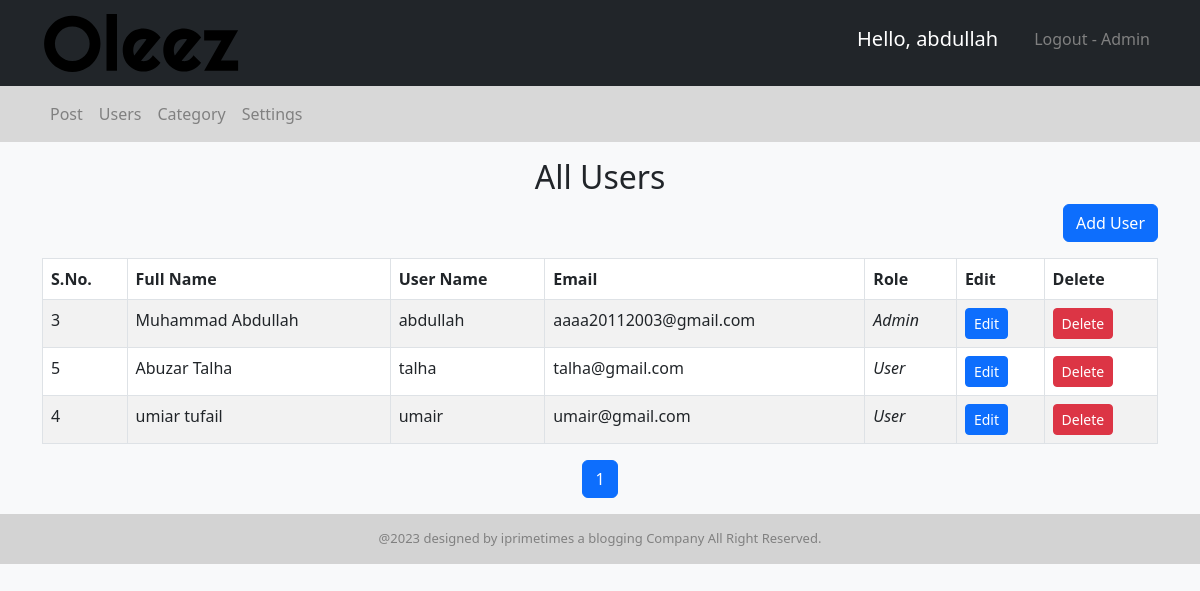
The app's page /admin/user.php (signed in), older data.
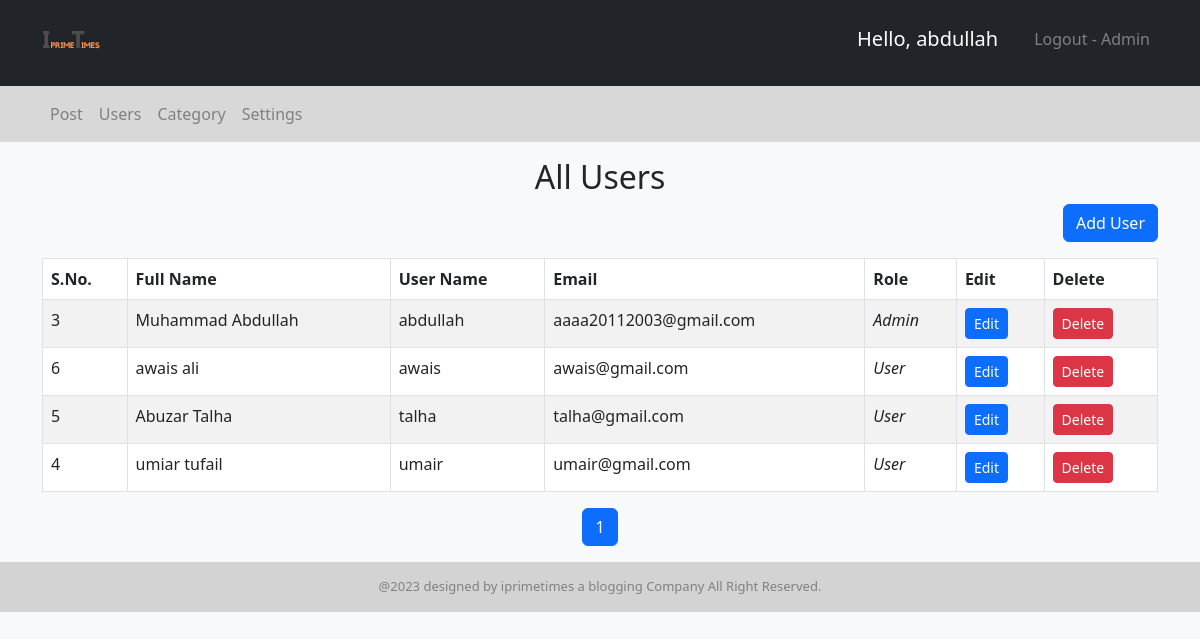
The same page, newer data.
### tables this page shows
CREATE TABLE `setting` (
  `setting_id` int(11) NOT NULL,
  `websitename` varchar(255) NOT NULL,
  `logo` varchar(255) NOT NULL,
  `footerdesc` text NOT NULL
);

CREATE TABLE `user` (
  `user_id` int(11) NOT NULL,
  `first-name` varchar(255) NOT NULL,
  `last-name` varchar(255) NOT NULL,
  `username` varchar(255) NOT NULL,
  `email` varchar(255) NOT NULL,
  `password` varchar(255) NOT NULL,
  `role` int(11) NOT NULL
);

### admin/user.php (the view, shortened to what the changed rows need)
<?php
    include "header.php";?>
<body>
  <div class="container mt-3">
    <h2 class="text-center mb-2">All Users</h2>
    <?php
    include "config.php";
    $limit = 5;
    if(isset($_GET['page'])){
        $page = $_GET['page'];
    }else{
        $page = 1;
    }
    $offset = ($page - 1) * $limit;
    $sql = "SELECT * FROM user ORDER BY role DESC, user_id DESC LIMIT $offset,$limit";
    $result = mysqli_query($conn, $sql) or die("Query failed");
    if(mysqli_num_rows($result)){
    ?>
    <table class="table table-bordered table-striped">
      <thead>
        <tr>
          <th>S.No.</th>
          <th>Full Name</th>
          <th>User Name</th>
          <th>Email</th>
          <th>Role</th>
          <th>Edit</th>
          <th>Delete</th>
        </tr>
      </thead>
      <tbody>
        <?php
            while ($row = mysqli_fetch_assoc($result)){
        ?>
        <tr>
          <td><?php echo $row['user_id'] ?></td>
          <td><?php echo $row['first-name']. " " . $row['last-name'] ?></td>
          <td><?php echo $row['username'] ?></td>
          <td><?php echo $row['email'] ?></td>
          <td><?php
            if($row['role'] == 1){
                echo "<i>Admin</i>";
            }else{
                echo "<i>User</i>";
            }
          ?></td>
          <td><a href="update-user.php?id=<?php echo $row['user_id']; ?>"><button name="edit" class="btn btn-sm btn-primary">Edit</button></a></td>
          <td><a href="delete-user.php?id=<?php echo $row['user_id']; ?>"><button name="delete" class="btn btn-sm btn-danger">Delete</button></a></td>
        </tr>
        <?php  } ?>
      </tbody>
    </table>
    <?php
    }
        $sql = "SELECT * FROM user";
        $result = mysqli_query($conn, $sql) or die("Query Failed!");
        $total_records = mysqli_num_rows($result);
        $limit = 5  ;
        $total_page = ceil($total_records/$limit);
        echo '<ul class="pagination justify-content-center">';
        for($i=1; $i<=$total_page; $i++){
            if($i==$page){
                $active = "active";
            }else{
                $active = "";
            }
            echo '<li class="page-item '.$active.'"><a class="page-link" href="user.php?page='.$i.'">'.$i.'</a></li>';
        }
        echo '</ul>';
    ?>
  </div>
<?php include "footer.php"; ?>

### admin/header.php (shortened to what the changed rows need)
<!DOCTYPE html>
<html lang="en">
<head>
  <link rel="stylesheet" href="https://cdnjs.cloudflare.com/ajax/libs/twitter-bootstrap/5.3.0/css/bootstrap.min.css">
</head>
<body>
  <header>
    <nav class="navbar navbar-expand-lg navbar-light bg-dark">
      <div class="container">
      <?php
        include "config.php";
        $logo_sql = "SELECT logo FROM setting";
        $logo_result = mysqli_query($conn, $logo_sql);
        $logo_row = mysqli_fetch_assoc($logo_result);
      ?>
        <a class="navbar-brand" href="#">
          <img src="images\<?php echo $logo_row['logo']; ?>" alt="Logo" height="60">
        </a>
      </div>
    </nav>
  </header>

### admin/footer.php
<div id ="footer">
    <div class="container">
        <div class="row">
            <div class="col-md-12">
                <?php
                    include "config.php";
                    $sql = "SELECT footerdesc FROM setting";
                    $result = mysqli_query($conn, $sql);
                    $row = mysqli_fetch_assoc($result);
                ?>
                <div id="content">
                    <?php echo $row['footerdesc']; ?>
                </div>
            </div>
        </div>
    </div>
</div>
</body>
</html>

Row changes from the older to the newer data that the page shows:
changed setting: logo: a different picture
added user: user_id "6", value "awais", value "ali", username "awais", email "awais@gmail.com", role "User"
